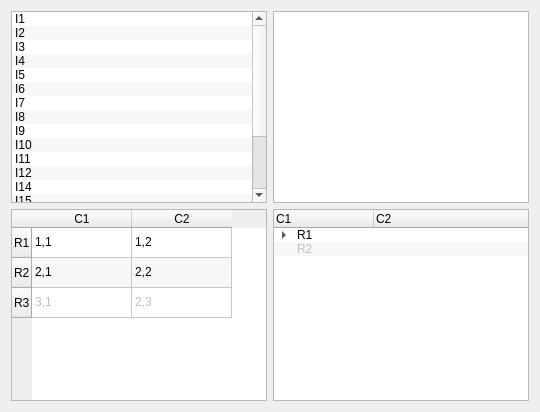
         <widget class="QWidget" name="tab_2">
          <attribute name="title">
           <string notr="true">Tab 2</string>
          </attribute>
          <layout class="QGridLayout" name="gridLayout_2">
           <item row="0" column="0">
            <widget class="QListWidget" name="listWidget">
             <property name="alternatingRowColors">
              <bool>true</bool>
             </property>
             <property name="selectionMode">
              <enum>QAbstractItemView::ExtendedSelection</enum>
             </property>
             <item>
              <property name="text">
               <string notr="true">I1</string>
              </property>
              <property name="icon">
               <iconset>
                <normaloff>:/images/battery.png</normaloff>:/images/battery.png</iconset>
              </property>
             </item>
             <item>
              <property name="text">
               <string notr="true">I2</string>
              </property>
              <property name="icon">
               <iconset>
                <normaloff>:/images/image-sunset.png</normaloff>:/images/image-sunset.png</iconset>
              </property>
             </item>
             <item>
              <property name="text">
               <string notr="true">I3</string>
              </property>
              <property name="icon">
               <iconset>
                <normaloff>:/images/user.png</normaloff>:/images/user.png</iconset>
              </property>
             </item>
             <item>
              <property name="text">
               <string notr="true">I4</string>
              </property>
             </item>
             <item>
              <property name="text">
               <string notr="true">I5</string>
              </property>
             </item>
             <item>
              <property name="text">
               <string notr="true">I6</string>
              </property>
             </item>
             <item>
              <property name="text">
               <string notr="true">I7</string>
              </property>
             </item>
             <item>
              <property name="text">
               <string notr="true">I8</string>
              </property>
             </item>
             <item>
              <property name="text">
               <string notr="true">I9</string>
              </property>
             </item>
             <item>
              <property name="text">
               <string notr="true">I10</string>
              </property>
             </item>
             <item>
              <property name="text">
               <string notr="true">I11</string>
              </property>
             </item>
             <item>
              <property name="text">
               <string notr="true">I12</string>
              </property>
             </item>
             <item>
              <property name="text">
               <string notr="true">I14</string>
              </property>
             </item>
             <item>
              <property name="text">
               <string notr="true">I15</string>
              </property>
             </item>
             <item>
              <property name="text">
               <string notr="true">I16</string>
              </property>
             </item>
             <item>
              <property name="text">
               <string notr="true">I17</string>
              </property>
             </item>
             <item>
              <property name="text">
               <string notr="true">I18</string>
              </property>
             </item>
             <item>
              <property name="text">
               <string notr="true">I19</string>
              </property>
             </item>
             <item>
              <property name="text">
               <string notr="true">I20</string>
              </property>
             </item>
            </widget>
           </item>
           <item row="0" column="1">
            <widget class="QListWidget" name="iconsListWidget">
             <property name="alternatingRowColors">
              <bool>true</bool>
             </property>
             <property name="selectionMode">
              <enum>QAbstractItemView::ExtendedSelection</enum>
             </property>
             <property name="viewMode">
              <enum>QListView::IconMode</enum>
             </property>
             <property name="sortingEnabled">
              <bool>true</bool>
             </property>
            </widget>
           </item>
           <item row="1" column="0">
            <widget class="QTableWidget" name="table">
             <property name="alternatingRowColors">
              <bool>true</bool>
             </property>
             <property name="sortingEnabled">
              <bool>true</bool>
             </property>
             <attribute name="horizontalHeaderShowSortIndicator" stdset="0">
              <bool>true</bool>
             </attribute>
             <attribute name="verticalHeaderShowSortIndicator" stdset="0">
              <bool>true</bool>
             </attribute>
             <row>
              <property name="text">
               <string notr="true">R1</string>
              </property>
             </row>
             <row>
              <property name="text">
               <string notr="true">R2</string>
              </property>
             </row>
             <row>
              <property name="text">
               <string notr="true">R3</string>
              </property>
             </row>
             <column>
              <property name="text">
               <string notr="true">C1</string>
              </property>
             </column>
             <column>
              <property name="text">
               <string notr="true">C2</string>
              </property>
             </column>
             <item row="0" column="0">
              <property name="text">
               <string notr="true">1,1</string>
              </property>
             </item>
             <item row="0" column="1">
              <property name="text">
               <string notr="true">1,2</string>
              </property>
             </item>
             <item row="1" column="0">
              <property name="text">
               <string notr="true">2,1</string>
              </property>
             </item>
             <item row="1" column="1">
              <property name="text">
               <string notr="true">2,2</string>
              </property>
             </item>
             <item row="2" column="0">
              <property name="text">
               <string notr="true">3,1</string>
              </property>
              <property name="flags">
               <set>ItemIsSelectable|ItemIsDragEnabled|ItemIsUserCheckable</set>
              </property>
             </item>
             <item row="2" column="1">
              <property name="text">
               <string notr="true">2,3</string>
              </property>
              <property name="flags">
               <set>ItemIsSelectable|ItemIsDragEnabled|ItemIsUserCheckable</set>
              </property>
             </item>
            </widget>
           </item>
           <item row="1" column="1">
            <widget class="QTreeWidget" name="tree">
             <property name="alternatingRowColors">
              <bool>true</bool>
             </property>
             <property name="selectionMode">
              <enum>QAbstractItemView::ExtendedSelection</enum>
             </property>
             <property name="allColumnsShowFocus">
              <bool>true</bool>
             </property>
             <attribute name="headerShowSortIndicator" stdset="0">
              <bool>true</bool>
             </attribute>
             <column>
              <property name="text">
               <string notr="true">C1</string>
              </property>
             </column>
             <column>
              <property name="text">
               <string notr="true">C2</string>
              </property>
             </column>
             <item>
              <property name="text">
               <string notr="true">R1</string>
              </property>
              <property name="text">
               <string notr="true"/>
              </property>
              <item>
               <property name="text">
                <string notr="true">C1</string>
               </property>
               <property name="checkState">
                <enum>Checked</enum>
               </property>
               <property name="text">
                <string notr="true">X1</string>
               </property>
               <property name="checkState">
                <enum>Checked</enum>
               </property>
              </item>
              <item>
               <property name="text">
                <string notr="true">C2</string>
               </property>
               <property name="checkState">
                <enum>PartiallyChecked</enum>
               </property>
               <property name="text">
                <string notr="true">X2</string>
               </property>
               <property name="checkState">
                <enum>PartiallyChecked</enum>
               </property>
              </item>
              <item>
               <property name="text">
                <string notr="true">C3</string>
               </property>
               <property name="checkState">
                <enum>Unchecked</enum>
               </property>
               <property name="text">
                <string notr="true">X3</string>
               </property>
               <property name="checkState">
                <enum>Unchecked</enum>
               </property>
              </item>
              <item>
               <property name="text">
                <string>C4</string>
               </property>
               <property name="text">
                <string>X4</string>
               </property>
               <property name="flags">
                <set>ItemIsSelectable|ItemIsDragEnabled|ItemIsUserCheckable</set>
               </property>
              </item>
             </item>
             <item>
              <property name="text">
               <string notr="true">R2</string>
              </property>
              <property name="flags">
               <set>ItemIsSelectable|ItemIsDragEnabled|ItemIsUserCheckable</set>
              </property>
             </item>
            </widget>
           </item>
          </layout>
         </widget>
